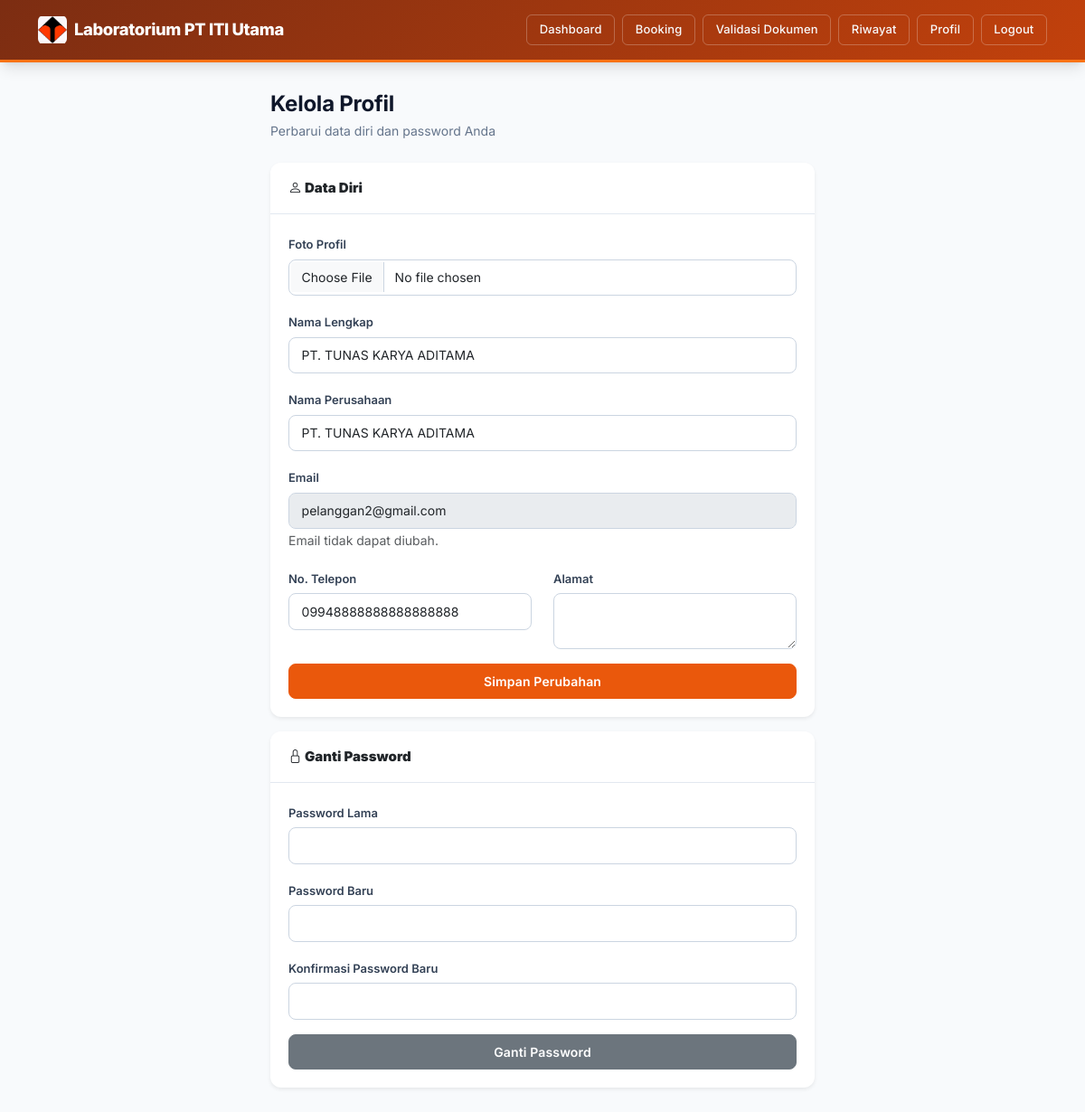
The app's page /pelanggan/profil.php (signed in) with its own data.
### tables this page shows
CREATE TABLE `users` (
  `id` bigint(20) UNSIGNED NOT NULL,
  `role` enum('pelanggan','admin','teknisi','owner') NOT NULL DEFAULT 'pelanggan',
  `nama_lengkap` varchar(150) NOT NULL,
  `nama_perusahaan` varchar(150) DEFAULT NULL COMMENT 'Diisi jika role = pelanggan (perusahaan/kontraktor)',
  `email` varchar(150) NOT NULL,
  `no_telepon` varchar(20) DEFAULT NULL,
  `alamat` text DEFAULT NULL,
  `password` varchar(255) NOT NULL,
  `foto_profil` varchar(255) DEFAULT NULL,
  `status_aktif` tinyint(1) NOT NULL DEFAULT 1,
  `email_verified_at` timestamp NULL DEFAULT NULL,
  `remember_token` varchar(100) DEFAULT NULL,
  `created_at` timestamp NULL DEFAULT current_timestamp(),
  `updated_at` timestamp NULL DEFAULT current_timestamp() ON UPDATE current_timestamp()
);

### config/auth.php (called while the page is built, shortened)
<?php
function currentUser($pdo) {
    $stmt = $pdo->prepare("SELECT * FROM users WHERE id = ?");
    $stmt->execute([$_SESSION['user_id']]);
    return $stmt->fetch();
}

### pelanggan/profil.php (the view, shortened to what this page needs)
<?php
require '../config/database.php';
require '../config/auth.php';
$user = currentUser($pdo);
?>
<!DOCTYPE html>
<html lang="id">
<head>
    <link href="https://cdn.jsdelivr.net/npm/bootstrap@5.3.3/dist/css/bootstrap.min.css" rel="stylesheet">
    <link href="../assets/css/style.css" rel="stylesheet">
    <link href="https://cdn.jsdelivr.net/npm/bootstrap-icons@1.11.3/font/bootstrap-icons.min.css" rel="stylesheet">
</head>
<body>
    <nav class="navbar navbar-expand-lg navbar-custom navbar-pelanggan">
        <div class="container">
            <a class="navbar-brand text-white" href="dashboard.php"><img src="../img1.jpeg" alt="Logo"> Laboratorium PT ITI Utama</a>
            <div class="collapse navbar-collapse" id="navPelanggan">
                <div class="ms-auto d-flex align-items-center gap-2 nav-actions">
                    <a href="dashboard.php" class="btn btn-outline-light btn-sm">Dashboard</a>
                    <a href="booking.php" class="btn btn-outline-light btn-sm">Booking</a>
                    <a href="cek_booking.php" class="btn btn-outline-light btn-sm">Validasi Dokumen</a>
                    <a href="riwayat.php" class="btn btn-outline-light btn-sm">Riwayat</a>
                    <a href="profil.php" class="btn btn-outline-light btn-sm">Profil</a>
                    <a href="../auth/logout.php" class="btn btn-outline-light btn-sm">Logout</a>
                </div>
            </div>
        </div>
    </nav>
    <div class="page-container" style="max-width: 650px;">
        <div class="page-header">
            <h4>Kelola Profil</h4>
            <p>Perbarui data diri dan password Anda</p>
        </div>
        <div class="card border-0 shadow-sm mb-3">
            <div class="card-header bg-white"><strong><i class="bi bi-person"></i> Data Diri</strong></div>
            <div class="card-body">
                <form method="POST" enctype="multipart/form-data">
                    <div class="mb-3">
                        <label class="form-label">Foto Profil</label>
                        <input type="file" name="foto_profil" class="form-control" accept=".jpg,.jpeg,.png">
                    </div>
                    <div class="mb-3">
                        <label class="form-label">Nama Lengkap</label>
                        <input type="text" name="nama_lengkap" class="form-control" required
                               value="<?= htmlspecialchars($user['nama_lengkap']) ?>">
                    </div>
                    <div class="mb-3">
                        <label class="form-label">Nama Perusahaan</label>
                        <input type="text" name="nama_perusahaan" class="form-control"
                               value="<?= htmlspecialchars($user['nama_perusahaan'] ?? '') ?>">
                    </div>
                    <div class="mb-3">
                        <label class="form-label">Email</label>
                        <input type="email" class="form-control" value="<?= htmlspecialchars($user['email']) ?>" disabled>
                        <small class="text-muted">Email tidak dapat diubah.</small>
                    </div>
                    <div class="row">
                        <div class="col-sm-6 mb-3">
                            <label class="form-label">No. Telepon</label>
                            <input type="text" name="no_telepon" class="form-control"
                                   value="<?= htmlspecialchars($user['no_telepon'] ?? '') ?>">
                        </div>
                        <div class="col-sm-6 mb-3">
                            <label class="form-label">Alamat</label>
                            <textarea name="alamat" class="form-control" rows="2"><?= htmlspecialchars($user['alamat'] ?? '') ?></textarea>
                        </div>
                    </div>
                    <button type="submit" name="update_profil" class="btn btn-primary w-100 py-2">Simpan Perubahan</button>
                </form>
            </div>
        </div>
        <div class="card border-0 shadow-sm mb-3">
            <div class="card-header bg-white"><strong><i class="bi bi-lock"></i> Ganti Password</strong></div>
            <div class="card-body">
                <form method="POST">
                    <div class="mb-3">
                        <label class="form-label">Password Lama</label>
                        <input type="password" name="password_lama" class="form-control" required>
                    </div>
                    <div class="mb-3">
                        <label class="form-label">Password Baru</label>
                        <input type="password" name="password_baru" class="form-control" required minlength="6">
                    </div>
                    <div class="mb-3">
                        <label class="form-label">Konfirmasi Password Baru</label>
                        <input type="password" name="konfirmasi_password_baru" class="form-control" required minlength="6">
                    </div>
                    <button type="submit" name="ganti_password" class="btn btn-secondary w-100 py-2">Ganti Password</button>
                </form>
            </div>
        </div>
    </div>
</body>
</html>

### assets/css/style.css (style rules this page uses)
:root { --bs-primary: #ea580c; --bs-primary-rgb: 234, 88, 12; --bs-link-color: #ea580c; --bs-link-hover-color: #c2410c; --primary: #ea580c; --primary-dark: #c2410c; --primary-light: #fff7ed; --secondary: #64748b; --success: #16a34a; --success-light: #dcfce7; --warning: #f59e0b; --warning-light: #fef3c7; --danger: #dc2626; --danger-light: #fee2e2; --info: #0891b2; --info-light: #cffafe; --dark: #1e293b; --gray-50: #f8fafc; --gray-100: #f1f5f9; --gray-200: #e2e8f0; --gray-300: #cbd5e1; --gray-400: #94a3b8; --gray-500: #64748b; --gray-600: #475569; --gray-700: #334155; --gray-800: #1e293b; --gray-900: #0f172a; --white: #ffffff; --shadow-sm: 0 1px 2px 0 rgba(0,0,0,0.05); --shadow: 0 1px 3px 0 rgba(0,0,0,0.1), 0 1px 2px -1px rgba(0,0,0,0.1); --shadow-md: 0 4px 6px -1px rgba(0,0,0,0.1), 0 2px 4px -2px rgba(0,0,0,0.1); --shadow-lg: 0 10px 15px -3px rgba(0,0,0,0.1), 0 4px 6px -4px rgba(0,0,0,0.1); --shadow-xl: 0 20px 25px -5px rgba(0,0,0,0.1), 0 8px 10px -6px rgba(0,0,0,0.1); --radius: 8px; --radius-lg: 12px; --radius-xl: 16px; --transition: all 0.2s ease; }
*, *::before, *::after { box-sizing: border-box; }
body { font-family: 'Inter', -apple-system, BlinkMacSystemFont, 'Segoe UI', Roboto, sans-serif; background: var(--gray-50); color: var(--gray-800); line-height: 1.6; min-height: 100vh; -webkit-font-smoothing: antialiased; }
h1, h2, h3, h4, h5, h6 { font-weight: 700; color: var(--gray-900); letter-spacing: -0.01em; }
.navbar-custom { background: linear-gradient(135deg, #7c2d12 0%, #9a3412 100%); padding: 0.75rem 0; box-shadow: var(--shadow-lg); border-bottom: 3px solid var(--primary); }
.navbar-custom .navbar-brand { font-weight: 800; font-size: 1.15rem; letter-spacing: -0.02em; display: flex; align-items: center; gap: 0.5rem; }
.navbar-custom .navbar-brand img { width: 32px; height: 32px; object-fit: contain; border-radius: 6px; }
.navbar-custom .btn { font-weight: 500; font-size: 0.8125rem; padding: 0.4rem 0.85rem; border-radius: 6px; transition: var(--transition); }
.navbar-custom .btn-outline-light { border-color: rgba(255,255,255,0.25); }
.navbar-pelanggan { background: linear-gradient(135deg, #7c2d12 0%, #c2410c 100%); border-bottom-color: #f97316; }
.page-container { max-width: 1200px; margin: 0 auto; padding: 1.5rem 1rem; }
@media (min-width: 768px) { .page-container { padding: 2rem 1.5rem; } }
.page-header { margin-bottom: 1.5rem; }
.page-header h4 { font-size: 1.5rem; margin-bottom: 0.25rem; }
.page-header p { color: var(--gray-500); font-size: 0.875rem; margin: 0; }
.card { border: 1px solid var(--gray-200); border-radius: var(--radius-lg); box-shadow: var(--shadow-sm); transition: var(--transition); background: var(--white); }
.card-header { background: var(--white); border-bottom: 1px solid var(--gray-200); font-weight: 600; font-size: 0.9375rem; padding: 1rem 1.25rem; border-radius: var(--radius-lg) var(--radius-lg) 0 0 !important; }
.card-body { padding: 1.25rem; }
.btn { font-weight: 600; font-size: 0.875rem; border-radius: var(--radius); padding: 0.5rem 1rem; transition: var(--transition); letter-spacing: 0.01em; }
.btn-sm { font-size: 0.8125rem; padding: 0.35rem 0.75rem; border-radius: 6px; }
.btn-primary { background: var(--primary); border-color: var(--primary); }
.form-control, .form-select { border-radius: var(--radius); border-color: var(--gray-300); padding: 0.55rem 0.85rem; font-size: 0.875rem; transition: var(--transition); }
.form-label { font-weight: 600; font-size: 0.8125rem; color: var(--gray-700); margin-bottom: 0.35rem; }
html { scroll-behavior: smooth; }

### records on screen
users: nama_lengkap "PT. TUNAS KARYA ADITAMA", nama_perusahaan "PT. TUNAS KARYA ADITAMA", email "pelanggan2@gmail.com", no_telepon "09948888888888888888"
